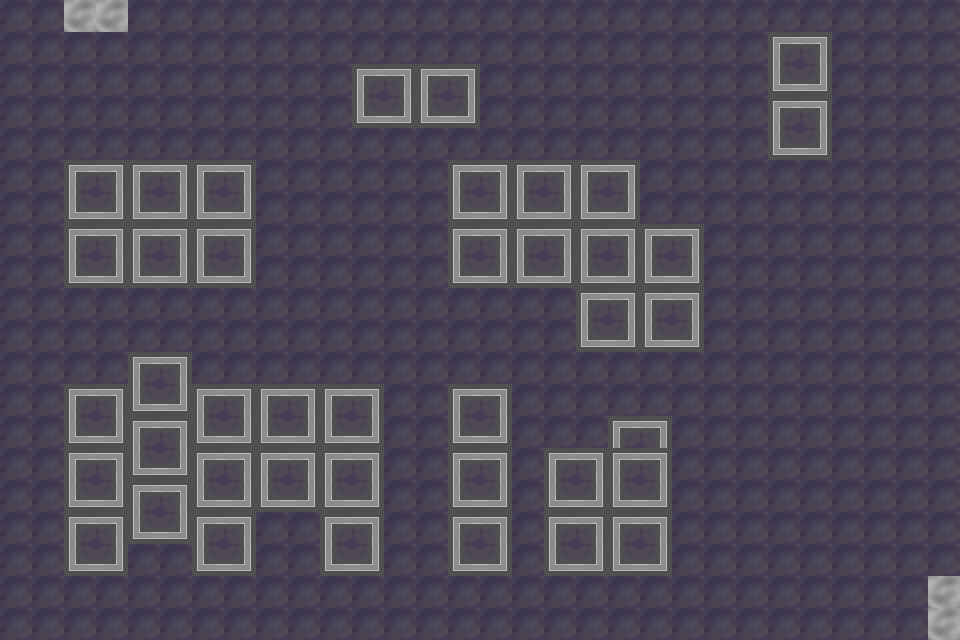

A 2D game scene composited from a Tiled map and its tileset images. What follows is a short description and the map's XML, with each tile layer's data collapsed to a summary:
An orthogonal 30x20 tile map with 32x32 px tiles, 1 tile layer (Tile Layer 1), 3 tilesets and 2 objects (backward, forward).

<map version="1.0" orientation="orthogonal" width="30" height="20" tilewidth="32" tileheight="32">
 <tileset firstgid="1" name="vhatBase" tilewidth="32" tileheight="32">
  <image source="vhatBase.png" trans="ff00ff" width="32" height="32" />
 </tileset>
 <tileset firstgid="2" name="vhatTilesetOne" tilewidth="32" tileheight="32">
  <image source="vhatTilesetOne.png" trans="ff00ff" width="32" height="32" />
 </tileset>
 <tileset firstgid="3" name="vhatTilesetTwo" tilewidth="32" tileheight="32">
  <image source="vhatTilesetTwo.png" trans="ff00ff" width="128" height="64" />
 </tileset>
 <layer name="Tile Layer 1" width="30" height="20">
  <data>[600 cells, 600 non-empty, 6 distinct tile ids]</data>
 </layer>
 <objectgroup name="Spawning" width="30" height="20">
  <object name="backward" x="64" y="0" width="64" height="32" />
  <object name="forward" x="928" y="576" width="32" height="64" />
 </objectgroup>
</map>